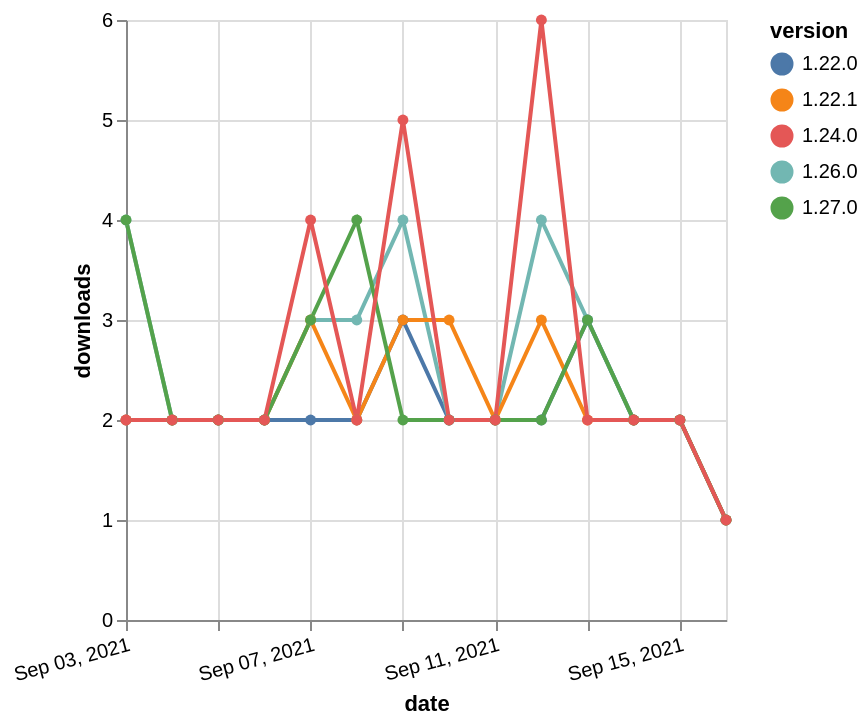

Describe this chart as a Vega-Lite specification.
### Vega-Lite specification from a JSON file in a GitHub repository (floating-point values rounded to 4 significant figures)
{"$schema": "https://vega.github.io/schema/vega-lite/v5.json", "description": "A simple bar chart with embedded data.", "data": {"values": [{"date": "2021-09-03", "total": 1942, "delta": 2, "version": "1.22.0"}, {"date": "2021-09-04", "total": 1944, "delta": 2, "version": "1.22.0"}, {"date": "2021-09-05", "total": 1946, "delta": 2, "version": "1.22.0"}, {"date": "2021-09-06", "total": 1948, "delta": 2, "version": "1.22.0"}, {"date": "2021-09-07", "total": 1950, "delta": 2, "version": "1.22.0"}, {"date": "2021-09-08", "total": 1952, "delta": 2, "version": "1.22.0"}, {"date": "2021-09-09", "total": 1955, "delta": 3, "version": "1.22.0"}, {"date": "2021-09-10", "total": 1957, "delta": 2, "version": "1.22.0"}, {"date": "2021-09-11", "total": 1959, "delta": 2, "version": "1.22.0"}, {"date": "2021-09-12", "total": 1961, "delta": 2, "version": "1.22.0"}, {"date": "2021-09-13", "total": 1964, "delta": 3, "version": "1.22.0"}, {"date": "2021-09-14", "total": 1966, "delta": 2, "version": "1.22.0"}, {"date": "2021-09-15", "total": 1968, "delta": 2, "version": "1.22.0"}, {"date": "2021-09-16", "total": 1969, "delta": 1, "version": "1.22.0"}, {"date": "2021-09-03", "total": 1506, "delta": 4, "version": "1.26.0"}, {"date": "2021-09-04", "total": 1508, "delta": 2, "version": "1.26.0"}, {"date": "2021-09-05", "total": 1510, "delta": 2, "version": "1.26.0"}, {"date": "2021-09-06", "total": 1512, "delta": 2, "version": "1.26.0"}, {"date": "2021-09-07", "total": 1515, "delta": 3, "version": "1.26.0"}, {"date": "2021-09-08", "total": 1518, "delta": 3, "version": "1.26.0"}, {"date": "2021-09-09", "total": 1522, "delta": 4, "version": "1.26.0"}, {"date": "2021-09-10", "total": 1524, "delta": 2, "version": "1.26.0"}, {"date": "2021-09-11", "total": 1526, "delta": 2, "version": "1.26.0"}, {"date": "2021-09-12", "total": 1530, "delta": 4, "version": "1.26.0"}, {"date": "2021-09-13", "total": 1533, "delta": 3, "version": "1.26.0"}, {"date": "2021-09-14", "total": 1535, "delta": 2, "version": "1.26.0"}, {"date": "2021-09-15", "total": 1537, "delta": 2, "version": "1.26.0"}, {"date": "2021-09-16", "total": 1538, "delta": 1, "version": "1.26.0"}, {"date": "2021-09-03", "total": 2134, "delta": 2, "version": "1.22.1"}, {"date": "2021-09-04", "total": 2136, "delta": 2, "version": "1.22.1"}, {"date": "2021-09-05", "total": 2138, "delta": 2, "version": "1.22.1"}, {"date": "2021-09-06", "total": 2140, "delta": 2, "version": "1.22.1"}, {"date": "2021-09-07", "total": 2143, "delta": 3, "version": "1.22.1"}, {"date": "2021-09-08", "total": 2145, "delta": 2, "version": "1.22.1"}, {"date": "2021-09-09", "total": 2148, "delta": 3, "version": "1.22.1"}, {"date": "2021-09-10", "total": 2151, "delta": 3, "version": "1.22.1"}, {"date": "2021-09-11", "total": 2153, "delta": 2, "version": "1.22.1"}, {"date": "2021-09-12", "total": 2156, "delta": 3, "version": "1.22.1"}, {"date": "2021-09-13", "total": 2158, "delta": 2, "version": "1.22.1"}, {"date": "2021-09-14", "total": 2160, "delta": 2, "version": "1.22.1"}, {"date": "2021-09-15", "total": 2162, "delta": 2, "version": "1.22.1"}, {"date": "2021-09-16", "total": 2163, "delta": 1, "version": "1.22.1"}, {"date": "2021-09-03", "total": 1006, "delta": 4, "version": "1.27.0"}, {"date": "2021-09-04", "total": 1008, "delta": 2, "version": "1.27.0"}, {"date": "2021-09-05", "total": 1010, "delta": 2, "version": "1.27.0"}, {"date": "2021-09-06", "total": 1012, "delta": 2, "version": "1.27.0"}, {"date": "2021-09-07", "total": 1015, "delta": 3, "version": "1.27.0"}, {"date": "2021-09-08", "total": 1019, "delta": 4, "version": "1.27.0"}, {"date": "2021-09-09", "total": 1021, "delta": 2, "version": "1.27.0"}, {"date": "2021-09-10", "total": 1023, "delta": 2, "version": "1.27.0"}, {"date": "2021-09-11", "total": 1025, "delta": 2, "version": "1.27.0"}, {"date": "2021-09-12", "total": 1027, "delta": 2, "version": "1.27.0"}, {"date": "2021-09-13", "total": 1030, "delta": 3, "version": "1.27.0"}, {"date": "2021-09-14", "total": 1032, "delta": 2, "version": "1.27.0"}, {"date": "2021-09-15", "total": 1034, "delta": 2, "version": "1.27.0"}, {"date": "2021-09-16", "total": 1035, "delta": 1, "version": "1.27.0"}, {"date": "2021-09-03", "total": 2104, "delta": 2, "version": "1.24.0"}, {"date": "2021-09-04", "total": 2106, "delta": 2, "version": "1.24.0"}, {"date": "2021-09-05", "total": 2108, "delta": 2, "version": "1.24.0"}, {"date": "2021-09-06", "total": 2110, "delta": 2, "version": "1.24.0"}, {"date": "2021-09-07", "total": 2114, "delta": 4, "version": "1.24.0"}, {"date": "2021-09-08", "total": 2116, "delta": 2, "version": "1.24.0"}, {"date": "2021-09-09", "total": 2121, "delta": 5, "version": "1.24.0"}, {"date": "2021-09-10", "total": 2123, "delta": 2, "version": "1.24.0"}, {"date": "2021-09-11", "total": 2125, "delta": 2, "version": "1.24.0"}, {"date": "2021-09-12", "total": 2131, "delta": 6, "version": "1.24.0"}, {"date": "2021-09-13", "total": 2133, "delta": 2, "version": "1.24.0"}, {"date": "2021-09-14", "total": 2135, "delta": 2, "version": "1.24.0"}, {"date": "2021-09-15", "total": 2137, "delta": 2, "version": "1.24.0"}, {"date": "2021-09-16", "total": 2138, "delta": 1, "version": "1.24.0"}]}, "width": "container", "mark": {"type": "line", "point": {"filled": true}}, "encoding": {"x": {"field": "date", "type": "temporal", "timeUnit": "yearmonthdate", "title": "date", "axis": {"labelAngle": -15}}, "y": {"field": "delta", "type": "quantitative", "title": "downloads"}, "color": {"field": "version", "type": "nominal"}, "tooltip": {"field": "delta"}}}
